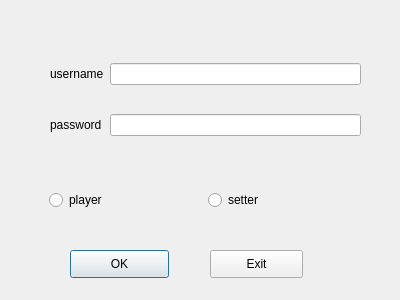
 <widget class="QDialog" name="register_window">
  <property name="geometry">
   <rect>
    <x>0</x>
    <y>0</y>
    <width>400</width>
    <height>300</height>
   </rect>
  </property>
  <property name="windowTitle">
   <string>Dialog</string>
  </property>
  <property name="styleSheet">
   <string notr="true">/* ---------------------------------------------------------------------------

    Created by the qtsass compiler

    WARNING! All changes made in this file will be lost!

--------------------------------------------------------------------------- */
/* QDarkStyleSheet -----------------------------------------------------------

This is the main style sheet, the palette has eight colors.

It is based on three selecting colors, three greyish (background) colors
plus three whitish (foreground) colors. Each set of widgets of the same
type have a header like this:

    ------------------
    GroupName --------
    ------------------

And each widget is separated with a header like this:

    QWidgetName ------

This makes more easy to find and change some css field. The basic
configuration is described bellow.

    BACKGROUND -----------

        Light  #4D545B #505F69 (unpressed)
        Normal #31363B #32414B (border, disabled, pressed, checked, toolbars, menus)
        Dark   #232629 #19232D (background)

    FOREGROUND -----------

        Light  #EFF0F1 #F0F0F0 (texts/labels)
        Normal         #AAAAAA (not used yet)
        Dark   #505F69 #787878 (disabled texts)

    SELECTION ------------

        Light  #179AE0 #148CD2 (selection/hover/active)
        Normal #3375A3 #1464A0 (selected)
        Dark   #18465D #14506E (selected disabled)

If a stranger configuration is required because of a bugfix or anything
else, keep the comment on the line above so nobody changes it, including the
issue number.

*/
/*

See Qt documentation:

//  - https://doc.qt.io/qt-5/stylesheet.html
//  - https://doc.qt.io/qt-5/stylesheet-reference.html
//  - https://doc.qt.io/qt-5/stylesheet-examples.html

--------------------------------------------------------------------------- */
/* QWidget ----------------------------------------------------------------

--------------------------------------------------------------------------- */
QWidget {
  background-color: #19232D;
  border: 0px solid #32414B;
  padding: 0px;
  color: #F0F0F0;
  selection-background-color: #1464A0;
  selection-color: #F0F0F0;
}

QWidget:disabled {
  background-color: #19232D;
  color: #787878;
  selection-background-color: #14506E;
  selection-color: #787878;
}

QWidget::item:selected {
  background-color: #1464A0;
}

QWidget::item:hover {
  background-color: #148CD2;
  color: #32414B;
}

/* QMainWindow ------------------------------------------------------------



--------------------------------------------------------------------------- */
QMainWindow::separator {
  background-color: #32414B;
  border: 0px solid #19232D;
  spacing: 0px;
  padding: 2px;
}

QMainWindow::separator:hover {
  background-color: #505F69;
  border: 0px solid #148CD2;
}

QMainWindow::separator:horizontal {
  width: 5px;
  margin-top: 2px;
  margin-bottom: 2px;
  image: url(&quot;:/qss_icons/rc/Vsepartoolbar.png&quot;);
}

QMainWindow::separator:vertical {
  height: 5px;
  margin-left: 2px;
  margin-right: 2px;
  image: url(&quot;:/qss_icons/rc/Hsepartoolbar.png&quot;);
}

/* QToolTip ---------------------------------------------------------------


--------------------------------------------------------------------------- */
QToolTip {
  background-color: #148CD2;
  border: 1px solid #19232D;
  color: #19232D;
  /* Remove padding, for fix combo box tooltip */
  padding: 0px;
  /* Reducing transparency to read better */
  opacity: 230;
}

/* QStatusBar -------------------------------------------------------------


--------------------------------------------------------------------------- */
QStatusBar {
  border: 1px solid #32414B;
  /* Fixes Spyder #9120, #9121 */
  background: #32414B;
}

QStatusBar QToolTip {
  background-color: #148CD2;
  border: 1px solid #19232D;
  color: #19232D;
  /* Remove padding, for fix combo box tooltip */
  padding: 0px;
  /* Reducing transparency to read better */
  opacity: 230;
}

QStatusBar QLabel {
  /* Fixes Spyder #9120, #9121 */
  background: transparent;
}

/* QCheckBox --------------------------------------------------------------


--------------------------------------------------------------------------- */
QCheckBox {
  background-color: #19232D;
  color: #F0F0F0;
  spacing: 4px;
  outline: none;
  padding-top: 4px;
  padding-bottom: 4px;
}

QCheckBox:focus {
  border: none;
}

QCheckBox QWidget:disabled {
  background-color: #19232D;
  color: #787878;
}

QCheckBox::indicator {
  margin-left: 4px;
  width: 16px;
  height: 16px;
}

QCheckBox::indicator:unchecked {
  image: url(&quot;:/qss_icons/rc/checkbox_unchecked.png&quot;);
}

QCheckBox::indicator:unchecked:hover, QCheckBox::indicator:unchecked:focus, QCheckBox::indicator:unchecked:pressed {
  border: none;
  image: url(&quot;:/qss_icons/rc/checkbox_unchecked_focus.png&quot;);
}

QCheckBox::indicator:unchecked:disabled {
  image: url(&quot;:/qss_icons/rc/checkbox_unchecked_disabled.png&quot;);
}

QCheckBox::indicator:checked {
  image: url(&quot;:/qss_icons/rc/checkbox_checked.png&quot;);
}

QCheckBox::indicator:checked:hover, QCheckBox::indicator:checked:focus, QCheckBox::indicator:checked:pressed {
  border: none;
  image: url(&quot;:/qss_icons/rc/checkbox_checked_focus.png&quot;);
}

QCheckBox::indicator:checked:disabled {
  image: url(&quot;:/qss_icons/rc/checkbox_checked_disabled.png&quot;);
}

QCheckBox::indicator:indeterminate {
  image: url(&quot;:/qss_icons/rc/checkbox_indeterminate.png&quot;);
}

QCheckBox::indicator:indeterminate:disabled {
  image: url(&quot;:/qss_icons/rc/checkbox_indeterminate_disabled.png&quot;);
}

QCheckBox::indicator:indeterminate:focus, QCheckBox::indicator:indeterminate:hover, QCheckBox::indicator:indeterminate:pressed {
  image: url(&quot;:/qss_icons/rc/checkbox_indeterminate_focus.png&quot;);
}

/* QGroupBox --------------------------------------------------------------

--------------------------------------------------------------------------- */
QGroupBox {
  font-weight: bold;
  border: 1px solid #32414B;
  border-radius: 4px;
  padding: 4px;
  margin-top: 16px;
}

QGroupBox::title {
  subcontrol-origin: margin;
  subcontrol-position: top left;
  left: 3px;
  padding-left: 3px;
  padding-right: 5px;
  padding-top: 8px;
  padding-bottom: 16px;
}

QGroupBox::indicator {
  margin-left: 2px;
  width: 16px;
  height: 16px;
}

QGroupBox::indicator:unchecked:hover, QGroupBox::indicator:unchecked:focus, QGroupBox::indicator:unchecked:pressed {
  border: none;
  image: url(&quot;:/qss_icons/rc/checkbox_unchecked_focus.png&quot;);
}

QGroupBox::indicator:unchecked:disabled {
  image: url(&quot;:/qss_icons/rc/checkbox_unchecked_disabled.png&quot;);
}

QGroupBox::indicator:checked:hover, QGroupBox::indicator:checked:focus, QGroupBox::indicator:checked:pressed {
  border: none;
  image: url(&quot;:/qss_icons/rc/checkbox_checked_focus.png&quot;);
}

QGroupBox::indicator:checked:disabled {
  image: url(&quot;:/qss_icons/rc/checkbox_checked_disabled.png&quot;);
}

/* QRadioButton -----------------------------------------------------------

https://doc.qt.io/qt-5/stylesheet-examples.html#customizing-qradiobutton

--------------------------------------------------------------------------- */
QRadioButton {
  background-color: #19232D;
  color: #F0F0F0;
  spacing: 0px;
  padding: 0px;
  border: none;
  outline: none;
}

QRadioButton:focus {
  border: none;
}

QRadioButton:disabled {
  background-color: #19232D;
  color: #787878;
  border: none;
  outline: none;
}

QRadioButton QWidget {
  background-color: #19232D;
  color: #F0F0F0;
  spacing: 0px;
  padding: 0px;
  outline: none;
  border: none;
}

QRadioButton::indicator {
  border: none;
  outline: none;
  margin-bottom: 2px;
  width: 25px;
  height: 25px;
}

QRadioButton::indicator:unchecked {
  image: url(&quot;:/qss_icons/rc/radio_unchecked.png&quot;);
}

QRadioButton::indicator:unchecked:hover, QRadioButton::indicator:unchecked:focus, QRadioButton::indicator:unchecked:pressed {
  border: none;
  outline: none;
  image: url(&quot;:/qss_icons/rc/radio_unchecked_focus.png&quot;);
}

QRadioButton::indicator:unchecked:disabled {
  image: url(&quot;:/qss_icons/rc/radio_unchecked_disabled.png&quot;);
}

QRadioButton::indicator:checked {
  border: none;
  outline: none;
  image: url(&quot;:/qss_icons/rc/radio_checked.png&quot;);
}

QRadioButton::indicator:checked:hover, QRadioButton::indicator:checked:focus, QRadioButton::indicator:checked:pressed {
  border: none;
  outline: none;
  image: url(&quot;:/qss_icons/rc/radio_checked_focus.png&quot;);
}

QRadioButton::indicator:checked:disabled {
  outline: none;
  image: url(&quot;:/qss_icons/rc/radio_checked_disabled.png&quot;);
}

/* QMenuBar ---------------------------------------------------------------

https://doc.qt.io/qt-5/stylesheet-examples.html#customizing-qmenubar

--------------------------------------------------------------------------- */
QMenuBar {
  background-color: #32414B;
  padding: 2px;
  border: 1px solid #19232D;
  color: #F0F0F0;
}

QMenuBar:focus {
  border: 1px solid #148CD2;
}

QMenuBar::item {
  background: transparent;
  padding: 4px;
}

QMenuBar::item:selected {
  padding: 4px;
  background: transparent;
  border: 0px solid #32414B;
}

QMenuBar::item:pressed {
  padding: 4px;
  border: 0px solid #32414B;
  background-color: #148CD2;
  color: #F0F0F0;
  margin-bottom: 0px;
  padding-bottom: 0px;
}

/* QMenu ------------------------------------------------------------------

https://doc.qt.io/qt-5/stylesheet-examples.html#customizing-qmenu

--------------------------------------------------------------------------- */
QMenu {
  border: 0px solid #32414B;
  color: #F0F0F0;
  margin: 0px;
}

QMenu::separator {
  height: 2px;
  background-color: #505F69;
  color: #F0F0F0;
  padding-left: 4px;
  margin-left: 2px;
  margin-right: 2px;
}

QMenu::icon {
  margin: 0px;
  padding-left: 4px;
}

QMenu::item {
  padding: 4px 24px 4px 24px;
  /* Reserve space for selection border */
  border: 1px transparent #32414B;
}

QMenu::item:selected {
  color: #F0F0F0;
}

QMenu::indicator {
  width: 12px;
  height: 12px;
  padding-left: 6px;
  /* non-exclusive indicator = check box style indicator (see QActionGroup::setExclusive) */
  /* exclusive indicator = radio button style indicator (see QActionGroup::setExclusive) */
}

QMenu::indicator:non-exclusive:unchecked {
  image: url(&quot;:/qss_icons/rc/checkbox_unchecked.png&quot;);
}

QMenu::indicator:non-exclusive:unchecked:selected {
  image: url(&quot;:/qss_icons/rc/checkbox_unchecked_disabled.png&quot;);
}

QMenu::indicator:non-exclusive:checked {
  image: url(&quot;:/qss_icons/rc/checkbox_checked.png&quot;);
}

QMenu::indicator:non-exclusive:checked:selected {
  image: url(&quot;:/qss_icons/rc/checkbox_checked_disabled.png&quot;);
}

QMenu::indicator:exclusive:unchecked {
  image: url(&quot;:/qss_icons/rc/radio_unchecked.png&quot;);
}

QMenu::indicator:exclusive:unchecked:selected {
  image: url(&quot;:/qss_icons/rc/radio_unchecked_disabled.png&quot;);
}

QMenu::indicator:exclusive:checked {
  image: url(&quot;:/qss_icons/rc/radio_checked.png&quot;);
}

QMenu::indicator:exclusive:checked:selected {
  image: url(&quot;:/qss_icons/rc/radio_checked_disabled.png&quot;);
}

QMenu::right-arrow {
  margin: 5px;
  image: url(&quot;:/qss_icons/rc/right_arrow.png&quot;);
}

/* QAbstractItemView ------------------------------------------------------

https://doc.qt.io/qt-5/stylesheet-examples.html#customizing-qcombobox

--------------------------------------------------------------------------- */
QAbstractItemView {
  alternate-background-color: #19232D;
  color: #F0F0F0;
  border: 1px solid #32414B;
  border-radius: 4px;
}

QAbstractItemView QLineEdit {
  padding: 2px;
}

/* QAbstractScrollArea ----------------------------------------------------

https://doc.qt.io/qt-5/stylesheet-examples.html#customizing-qabstractscrollarea

--------------------------------------------------------------------------- */
QAbstractScrollArea {
  background-color: #19232D;
  border: 1px solid #32414B;
  border-radius: 4px;
  padding: 4px;
  color: #F0F0F0;
}

QAbstractScrollArea:disabled {
  color: #787878;
}

/* QScrollArea ------------------------------------------------------------

--------------------------------------------------------------------------- */
QScrollArea QWidget QWidget:disabled {
  background-color: #19232D;
}

/* QScrollBar -------------------------------------------------------------

https://doc.qt.io/qt-5/stylesheet-examples.html#customizing-qscrollbar

--------------------------------------------------------------------------- */
QScrollBar:horizontal {
  height: 16px;
  margin: 2px 16px 2px 16px;
  border: 1px solid #32414B;
  border-radius: 4px;
  background-color: #19232D;
}

QScrollBar:vertical {
  background-color: #19232D;
  width: 16px;
  margin: 16px 2px 16px 2px;
  border: 1px solid #32414B;
  border-radius: 4px;
}

QScrollBar::handle:horizontal {
  background-color: #787878;
  border: 1px solid #32414B;
  border-radius: 4px;
  min-width: 8px;
}

QScrollBar::handle:horizontal:hover {
  background-color: #148CD2;
  border: 1px solid #148CD2;
  border-radius: 4px;
  min-width: 8px;
}

QScrollBar::handle:vertical {
  background-color: #787878;
  border: 1px solid #32414B;
  min-height: 8px;
  border-radius: 4px;
}

QScrollBar::handle:vertical:hover {
  background-color: #148CD2;
  border: 1px solid #148CD2;
  border-radius: 4px;
  min-height: 8px;
}

QScrollBar::add-line:horizontal {
  margin: 0px 0px 0px 0px;
  border-image: url(&quot;:/qss_icons/rc/right_arrow_disabled.png&quot;);
  width: 10px;
  height: 10px;
  subcontrol-position: right;
  subcontrol-origin: margin;
}

QScrollBar::add-line:horizontal:hover, QScrollBar::add-line:horizontal:on {
  border-image: url(&quot;:/qss_icons/rc/right_arrow.png&quot;);
  height: 10px;
  width: 10px;
  subcontrol-position: right;
  subcontrol-origin: margin;
}

QScrollBar::add-line:vertical {
  margin: 3px 0px 3px 0px;
  border-image: url(&quot;:/qss_icons/rc/down_arrow_disabled.png&quot;);
  height: 10px;
  width: 10px;
  subcontrol-position: bottom;
  subcontrol-origin: margin;
}

QScrollBar::add-line:vertical:hover, QScrollBar::add-line:vertical:on {
  border-image: url(&quot;:/qss_icons/rc/down_arrow.png&quot;);
  height: 10px;
  width: 10px;
  subcontrol-position: bottom;
  subcontrol-origin: margin;
}

QScrollBar::sub-line:horizontal {
  margin: 0px 3px 0px 3px;
  border-image: url(&quot;:/qss_icons/rc/left_arrow_disabled.png&quot;);
  height: 10px;
  width: 10px;
  subcontrol-position: left;
  subcontrol-origin: margin;
}

QScrollBar::sub-line:horizontal:hover, QScrollBar::sub-line:horizontal:on {
  border-image: url(&quot;:/qss_icons/rc/left_arrow.png&quot;);
  height: 10px;
  width: 10px;
  subcontrol-position: left;
  subcontrol-origin: margin;
}

QScrollBar::sub-line:vertical {
  margin: 3px 0px 3px 0px;
  border-image: url(&quot;:/qss_icons/rc/up_arrow_disabled.png&quot;);
  height: 10px;
  width: 10px;
  subcontrol-position: top;
  subcontrol-origin: margin;
}

QScrollBar::sub-line:vertical:hover, QScrollBar::sub-line:vertical:on {
  border-image: url(&quot;:/qss_icons/rc/up_arrow.png&quot;);
  height: 10px;
  width: 10px;
  subcontrol-position: top;
  subcontrol-origin: margin;
}

QScrollBar::up-arrow:horizontal, QScrollBar::down-arrow:horizontal {
  background: none;
}

QScrollBar::up-arrow:vertical, QScrollBar::down-arrow:vertical {
  background: none;
}

QScrollBar::add-page:horizontal, QScrollBar::sub-page:horizontal {
  background: none;
}

QScrollBar::add-page:vertical, QScrollBar::sub-page:vertical {
  background: none;
}

/* QTextEdit --------------------------------------------------------------

https://doc.qt.io/qt-5/stylesheet-examples.html#customizing-specific-widgets

--------------------------------------------------------------------------- */
QTextEdit {
  background-color: #19232D;
  color: #F0F0F0;
  border: 1px solid #32414B;
}

QTextEdit:hover {
  border: 1px solid #148CD2;
  color: #F0F0F0;
}

QTextEdit:selected {
  background: #1464A0;
  color: #32414B;
}

/* QPlainTextEdit ---------------------------------------------------------

--------------------------------------------------------------------------- */
QPlainTextEdit {
  background-color: #19232D;
  color: #F0F0F0;
  border-radius: 4px;
  border: 1px solid #32414B;
}

QPlainTextEdit:hover {
  border: 1px solid #148CD2;
  color: #F0F0F0;
}

QPlainTextEdit:selected {
  background: #1464A0;
  color: #32414B;
}

/* QSizeGrip --------------------------------------------------------------

https://doc.qt.io/qt-5/stylesheet-examples.html#customizing-qsizegrip

--------------------------------------------------------------------------- */
QSizeGrip {
  background: transparent;
  width: 12px;
  height: 12px;
  image: url(&quot;:/qss_icons/rc/sizegrip.png&quot;);
}

/* QStackedWidget ---------------------------------------------------------

--------------------------------------------------------------------------- */
QStackedWidget {
  padding: 4px;
  border: 1px solid #32414B;
  border: 1px solid #19232D;
}

/* QToolBar ---------------------------------------------------------------

https://doc.qt.io/qt-5/stylesheet-examples.html#customizing-qtoolbar

--------------------------------------------------------------------------- */
QToolBar {
  background-color: #32414B;
  border-bottom: 1px solid #19232D;
  padding: 2px;
  font-weight: bold;
}

QToolBar QToolButton {
  background-color: #32414B;
}

QToolBar::handle:horizontal {
  width: 6px;
  image: url(&quot;:/qss_icons/rc/Hmovetoolbar.png&quot;);
}

QToolBar::handle:vertical {
  height: 6px;
  image: url(&quot;:/qss_icons/rc/Vmovetoolbar.png&quot;);
}

QToolBar::separator:horizontal {
  width: 3px;
  image: url(&quot;:/qss_icons/rc/Hsepartoolbar.png&quot;);
}

QToolBar::separator:vertical {
  height: 3px;
  image: url(&quot;:/qss_icons/rc/Vsepartoolbar.png&quot;);
}

QToolButton#qt_toolbar_ext_button {
  background: #32414B;
  border: 0px;
  color: #F0F0F0;
  image: url(&quot;:/qss_icons/rc/right_arrow.png&quot;);
}

/* QAbstractSpinBox -------------------------------------------------------

--------------------------------------------------------------------------- */
QAbstractSpinBox {
  background-color: #19232D;
  border: 1px solid #32414B;
  color: #F0F0F0;
  /* This fixes 103, 111 */
  padding-top: 2px;
  /* This fixes 103, 111 */
  padding-bottom: 2px;
  padding-left: 4px;
  padding-right: 4px;
  border-radius: 4px;
  /* min-width: 5px; removed to fix 109 */
}

QAbstractSpinBox:up-button {
  background-color: transparent #19232D;
  subcontrol-origin: border;
  subcontrol-position: top right;
  border-left: 1px solid #32414B;
  margin: 1px;
}

QAbstractSpinBox::up-arrow, QAbstractSpinBox::up-arrow:disabled, QAbstractSpinBox::up-arrow:off {
  image: url(&quot;:/qss_icons/rc/up_arrow_disabled.png&quot;);
  width: 9px;
  height: 9px;
}

QAbstractSpinBox::up-arrow:hover {
  image: url(&quot;:/qss_icons/rc/up_arrow.png&quot;);
}

QAbstractSpinBox:down-button {
  background-color: transparent #19232D;
  subcontrol-origin: border;
  subcontrol-position: bottom right;
  border-left: 1px solid #32414B;
  margin: 1px;
}

QAbstractSpinBox::down-arrow, QAbstractSpinBox::down-arrow:disabled, QAbstractSpinBox::down-arrow:off {
  image: url(&quot;:/qss_icons/rc/down_arrow_disabled.png&quot;);
  width: 9px;
  height: 9px;
}

QAbstractSpinBox::down-arrow:hover {
  image: url(&quot;:/qss_icons/rc/down_arrow.png&quot;);
}

QAbstractSpinBox:hover {
  border: 1px solid #148CD2;
  color: #F0F0F0;
}

QAbstractSpinBox:selected {
  background: #1464A0;
  color: #32414B;
}

/* ------------------------------------------------------------------------ */
/* DISPLAYS --------------------------------------------------------------- */
/* ------------------------------------------------------------------------ */
/* QLabel -----------------------------------------------------------------

https://doc.qt.io/qt-5/stylesheet-examples.html#customizing-qframe

--------------------------------------------------------------------------- */
QLabel {
  background-color: #19232D;
  border: 0px solid #32414B;
  padding: 2px;
  margin: 0px;
  color: #F0F0F0;
}

QLabel::disabled {
  background-color: #19232D;
  border: 0px solid #32414B;
  color: #787878;
}

/* QTextBrowser -----------------------------------------------------------

https://doc.qt.io/qt-5/stylesheet-examples.html#customizing-qabstractscrollarea

--------------------------------------------------------------------------- */
QTextBrowser {
  background-color: #19232D;
  border: 1px solid #32414B;
  color: #F0F0F0;
  border-radius: 4px;
}

QTextBrowser:disabled {
  background-color: #19232D;
  border: 1px solid #32414B;
  color: #787878;
  border-radius: 4px;
}

QTextBrowser:hover, QTextBrowser:!hover, QTextBrowser::selected, QTextBrowser::pressed {
  border: 1px solid #32414B;
}

/* QGraphicsView ----------------------------------------------------------

--------------------------------------------------------------------------- */
QGraphicsView {
  background-color: #19232D;
  border: 1px solid #32414B;
  color: #F0F0F0;
  border-radius: 4px;
}

QGraphicsView:disabled {
  background-color: #19232D;
  border: 1px solid #32414B;
  color: #787878;
  border-radius: 4px;
}

QGraphicsView:hover, QGraphicsView:!hover, QGraphicsView::selected, QGraphicsView::pressed {
  border: 1px solid #32414B;
}

/* QCalendarWidget --------------------------------------------------------

--------------------------------------------------------------------------- */
QCalendarWidget {
  border: 1px solid #32414B;
  border-radius: 4px;
}

QCalendarWidget:disabled {
  background-color: #19232D;
  color: #787878;
}

/* QLCDNumber -------------------------------------------------------------

--------------------------------------------------------------------------- */
QLCDNumber {
  background-color: #19232D;
  color: #F0F0F0;
}

QLCDNumber:disabled {
  background-color: #19232D;
  color: #787878;
}

/* QProgressBar -----------------------------------------------------------

https://doc.qt.io/qt-5/stylesheet-examples.html#customizing-qprogressbar

--------------------------------------------------------------------------- */
QProgressBar {
  background-color: #19232D;
  border: 1px solid #32414B;
  color: #F0F0F0;
  border-radius: 4px;
  text-align: center;
}

QProgressBar:disabled {
  background-color: #19232D;
  border: 1px solid #32414B;
  color: #787878;
  border-radius: 4px;
  text-align: center;
}

QProgressBar::chunk {
  background-color: #1464A0;
  color: #19232D;
  border-radius: 4px;
}

QProgressBar::chunk:disabled {
  background-color: #14506E;
  color: #787878;
  border-radius: 4px;
}

/* ------------------------------------------------------------------------ */
/* BUTTONS ---------------------------------------------------------------- */
/* ------------------------------------------------------------------------ */
/* QPushButton ------------------------------------------------------------

https://doc.qt.io/qt-5/stylesheet-examples.html#customizing-qpushbutton

--------------------------------------------------------------------------- */
QPushButton {
  background-color: #505F69;
  border: 1px solid #32414B;
  color: #F0F0F0;
  border-radius: 4px;
  padding: 3px;
  outline: none;
}

QPushButton:disabled {
  background-color: #32414B;
  border: 1px solid #32414B;
  color: #787878;
  border-radius: 4px;
  padding: 3px;
}

QPushButton:checked {
  background-color: #32414B;
  border: 1px solid #32414B;
  border-radius: 4px;
  padding: 3px;
  outline: none;
}

QPushButton:checked:disabled {
  background-color: #19232D;
  border: 1px solid #32414B;
  color: #787878;
  border-radius: 4px;
  padding: 3px;
  outline: none;
}

QPushButton:checked:selected {
  background: #1464A0;
  color: #32414B;
}

QPushButton:checked:hover {
  border: 1px solid #148CD2;
  color: #F0F0F0;
}

QPushButton::menu-indicator {
  subcontrol-origin: padding;
  subcontrol-position: bottom right;
  bottom: 4px;
}

QPushButton:pressed {
  background-color: #19232D;
  border: 1px solid #19232D;
}

QPushButton:pressed:hover {
  border: 1px solid #148CD2;
}

QPushButton:hover {
  border: 1px solid #148CD2;
  color: #F0F0F0;
}

QPushButton:selected {
  background: #1464A0;
  color: #32414B;
}

/* QToolButton ------------------------------------------------------------

https://doc.qt.io/qt-5/stylesheet-examples.html#customizing-qtoolbutton

--------------------------------------------------------------------------- */
QToolButton {
  background-color: transparent;
  border: 1px solid #32414B;
  border-radius: 4px;
  margin: 0px;
  padding: 2px;
  /* The subcontrols below are used only in the MenuButtonPopup mode */
  /* The subcontrol below is used only in the InstantPopup or DelayedPopup mode */
}

QToolButton:checked {
  background-color: #19232D;
  border: 1px solid #19232D;
}

QToolButton:checked:hover {
  border: 1px solid #148CD2;
}

QToolButton:pressed {
  background-color: #19232D;
  border: 1px solid #19232D;
}

QToolButton:pressed:hover {
  border: 1px solid #148CD2;
}

QToolButton:disabled {
  border: 1px solid #32414B;
}

QToolButton:hover {
  border: 1px solid #148CD2;
}

QToolButton[popupMode=&quot;1&quot;] {
  padding: 2px;
  /* Only for MenuButtonPopup */
  padding-right: 12px;
  /* Make way for the popup button */
  border: 1px solid #32414B;
  border-radius: 4px;
}

QToolButton[popupMode=&quot;2&quot;] {
  padding: 2px;
  /* Only for InstantPopup */
  padding-right: 12px;
  /* Make way for the popup button */
  border: 1px solid #32414B;
}

QToolButton::menu-button {
  padding: 2px;
  border-radius: 4px;
  border: 1px solid #32414B;
  border-top-right-radius: 4px;
  border-bottom-right-radius: 4px;
  /* 16px width + 4px for border = 20px allocated above */
  width: 16px;
  outline: none;
}

QToolButton::menu-button:hover {
  border: 1px solid #148CD2;
}

QToolButton::menu-button:checked:hover {
  border: 1px solid #148CD2;
}

QToolButton::menu-indicator {
  image: url(&quot;:/qss_icons/rc/down_arrow.png&quot;);
  top: -8px;
  /* Shift it a bit */
  left: -4px;
  /* Shift it a bit */
}

QToolButton::menu-arrow {
  image: url(&quot;:/qss_icons/rc/down_arrow.png&quot;);
}

QToolButton::menu-arrow:open {
  border: 1px solid #32414B;
}

/* QCommandLinkButton -----------------------------------------------------

--------------------------------------------------------------------------- */
QCommandLinkButton {
  background-color: transparent;
  border: 1px solid #32414B;
  color: #F0F0F0;
  border-radius: 4px;
  padding: 0px;
  margin: 0px;
}

QCommandLinkButton:disabled {
  background-color: transparent;
  color: #787878;
}

/* ------------------------------------------------------------------------ */
/* INPUTS - NO FIELDS ----------------------------------------------------- */
/* ------------------------------------------------------------------------ */
/* QComboBox --------------------------------------------------------------

https://doc.qt.io/qt-5/stylesheet-examples.html#customizing-qcombobox

--------------------------------------------------------------------------- */
QComboBox {
  border: 1px solid #32414B;
  border-radius: 4px;
  selection-background-color: #1464A0;
  padding-left: 4px;
  padding-right: 4px;
  /* Fixes #103, #111 */
  min-height: 1.5em;
  /* padding-top: 2px;     removed to fix #132 */
  /* padding-bottom: 2px;  removed to fix #132 */
  /* min-width: 75px;      removed to fix #109 */
  /* Needed to remove indicator - fix #132 */
}

QComboBox QAbstractItemView {
  background-color: #19232D;
  border-radius: 4px;
  border: 1px solid #32414B;
  selection-color: #148CD2;
  selection-background-color: #32414B;
}

QComboBox:disabled {
  background-color: #19232D;
  color: #787878;
}

QComboBox:hover {
  border: 1px solid #148CD2;
}

QComboBox:on {
  selection-background-color: #19232D;
}

QComboBox::indicator {
  background-color: transparent;
  selection-background-color: transparent;
  color: transparent;
  selection-color: transparent;
  /* Needed to remove indicator - fix #132 */
}

QComboBox::indicator:alternate {
  background: #19232D;
}

QComboBox::item:alternate {
  background: #19232D;
}

QComboBox::item:checked {
  font-weight: bold;
}

QComboBox::item:selected {
  border: 0px solid transparent;
}

QComboBox::drop-down {
  subcontrol-origin: padding;
  subcontrol-position: top right;
  width: 20px;
  border-left-width: 0px;
  border-left-color: #32414B;
  border-left-style: solid;
  border-top-right-radius: 3px;
  border-bottom-right-radius: 3px;
}

QComboBox::down-arrow {
  image: url(&quot;:/qss_icons/rc/down_arrow_disabled.png&quot;);
}

QComboBox::down-arrow:on, QComboBox::down-arrow:hover, QComboBox::down-arrow:focus {
  image: url(&quot;:/qss_icons/rc/down_arrow.png&quot;);
}

/* QSlider ----------------------------------------------------------------

https://doc.qt.io/qt-5/stylesheet-examples.html#customizing-qslider

--------------------------------------------------------------------------- */
QSlider:disabled {
  background: #19232D;
}

QSlider:focus {
  border: none;
}

QSlider::groove:horizontal {
  background: #32414B;
  border: 1px solid #32414B;
  height: 4px;
  margin: 0px;
  border-radius: 4px;
}

QSlider::groove:vertical {
  background: #32414B;
  border: 1px solid #32414B;
  width: 4px;
  margin: 0px;
  border-radius: 4px;
}

QSlider::add-page:vertical {
  background: #1464A0;
  border: 1px solid #32414B;
  width: 4px;
  margin: 0px;
  border-radius: 4px;
}

QSlider::add-page:vertical :disabled {
  background: #14506E;
}

QSlider::sub-page:horizontal {
  background: #1464A0;
  border: 1px solid #32414B;
  height: 4px;
  margin: 0px;
  border-radius: 4px;
}

QSlider::sub-page:horizontal:disabled {
  background: #14506E;
}

QSlider::handle:horizontal {
  background: #787878;
  border: 1px solid #32414B;
  width: 8px;
  height: 8px;
  margin: -8px 0px;
  border-radius: 4px;
}

QSlider::handle:horizontal:hover {
  background: #148CD2;
  border: 1px solid #148CD2;
}

QSlider::handle:vertical {
  background: #787878;
  border: 1px solid #32414B;
  width: 8px;
  height: 8px;
  margin: 0 -8px;
  border-radius: 4px;
}

QSlider::handle:vertical:hover {
  background: #148CD2;
  border: 1px solid #148CD2;
}

/* QLineEdit --------------------------------------------------------------

https://doc.qt.io/qt-5/stylesheet-examples.html#customizing-qlineedit

--------------------------------------------------------------------------- */
QLineEdit {
  background-color: #19232D;
  padding-top: 2px;
  /* This QLineEdit fix  103, 111 */
  padding-bottom: 2px;
  /* This QLineEdit fix  103, 111 */
  padding-left: 4px;
  padding-right: 4px;
  border-style: solid;
  border: 1px solid #32414B;
  border-radius: 4px;
  color: #F0F0F0;
}

QLineEdit:disabled {
  background-color: #19232D;
  color: #787878;
}

QLineEdit:hover {
  border: 1px solid #148CD2;
  color: #F0F0F0;
}

QLineEdit:selected {
  background: #1464A0;
  color: #32414B;
}

/* QTabWiget --------------------------------------------------------------

https://doc.qt.io/qt-5/stylesheet-examples.html#customizing-qtabwidget-and-qtabbar

--------------------------------------------------------------------------- */
QTabWidget {
  padding: 2px;
  selection-background-color: #32414B;
  /* Add wanted borders - fix #141, #126, #123 */
}

QTabWidget QWidget {
  border: 0px solid #32414B;
}

QTabWidget QWidget QWidget
QTableView,
QTabWidget QTreeView,
QTabWidget QListView,
QTabWidget QGroupBox,
QTabWidget QLineEdit,
QTabWidget QComboBox,
QTabWidget QFontComboBox,
QTabWidget QTextEdit,
QTabWidget QSpinBox,
QTabWidget QDoubleSpinBox {
  border: 1px solid #32414B;
}

QTabWidget::pane {
  border: 1px solid #32414B;
  border-radius: 4px;
  margin: 0px;
  /* Fixes double border inside pane wit pyqt5 */
  padding: 0px;
}

QTabWidget::pane:selected {
  background-colo</string>
  </property>
  <widget class="QWidget" name="gridLayoutWidget">
   <property name="geometry">
    <rect>
     <x>50</x>
     <y>40</y>
     <width>311</width>
     <height>121</height>
    </rect>
   </property>
   <layout class="QGridLayout" name="gridLayout">
    <item row="0" column="0">
     <widget class="QLabel" name="label">
      <property name="text">
       <string>username</string>
      </property>
     </widget>
    </item>
    <item row="1" column="0">
     <widget class="QLabel" name="label_2">
      <property name="text">
       <string>password</string>
      </property>
     </widget>
    </item>
    <item row="1" column="1">
     <widget class="QLineEdit" name="pwdEdit"/>
    </item>
    <item row="0" column="1">
     <widget class="QLineEdit" name="usernameEdit"/>
    </item>
   </layout>
  </widget>
  <widget class="QPushButton" name="OKBtn">
   <property name="geometry">
    <rect>
     <x>70</x>
     <y>250</y>
     <width>99</width>
     <height>28</height>
    </rect>
   </property>
   <property name="text">
    <string>OK</string>
   </property>
  </widget>
  <widget class="QPushButton" name="ExitBtn">
   <property name="geometry">
    <rect>
     <x>210</x>
     <y>250</y>
     <width>93</width>
     <height>28</height>
    </rect>
   </property>
   <property name="text">
    <string>Exit</string>
   </property>
  </widget>
  <widget class="QWidget" name="horizontalLayoutWidget">
   <property name="geometry">
    <rect>
     <x>49</x>
     <y>180</y>
     <width>311</width>
     <height>41</height>
    </rect>
   </property>
   <layout class="QHBoxLayout" name="horizontalLayout">
    <item>
     <widget class="QRadioButton" name="player">
      <property name="text">
       <string>player</string>
      </property>
     </widget>
    </item>
    <item>
     <widget class="QRadioButton" name="setter">
      <property name="text">
       <string>setter</string>
      </property>
     </widget>
    </item>
   </layout>
  </widget>
 </widget>
